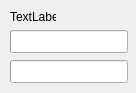
<ui version="4.0" >
 <class>qwCopyMove</class>
 <widget class="QWidget" name="qwCopyMove" >
  <property name="geometry" >
   <rect>
    <x>0</x>
    <y>0</y>
    <width>136</width>
    <height>93</height>
   </rect>
  </property>
  <property name="windowTitle" >
   <string>Form</string>
  </property>
  <widget class="QLabel" name="label" >
   <property name="geometry" >
    <rect>
     <x>10</x>
     <y>10</y>
     <width>46</width>
     <height>14</height>
    </rect>
   </property>
   <property name="text" >
    <string>TextLabel</string>
   </property>
  </widget>
  <widget class="QProgressBar" name="progressBar_2" >
   <property name="geometry" >
    <rect>
     <x>10</x>
     <y>60</y>
     <width>118</width>
     <height>23</height>
    </rect>
   </property>
   <property name="textVisible" >
    <bool>false</bool>
   </property>
  </widget>
  <widget class="QProgressBar" name="progressBar" >
   <property name="geometry" >
    <rect>
     <x>10</x>
     <y>30</y>
     <width>118</width>
     <height>23</height>
    </rect>
   </property>
   <property name="textVisible" >
    <bool>false</bool>
   </property>
  </widget>
 </widget>
 <resources/>
 <connections/>
</ui>
